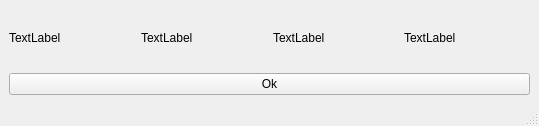
<?xml version="1.0" encoding="UTF-8"?>
<ui version="4.0">
 <class>Work</class>
 <widget class="QMainWindow" name="Work">
  <property name="geometry">
   <rect>
    <x>0</x>
    <y>0</y>
    <width>539</width>
    <height>126</height>
   </rect>
  </property>
  <property name="windowTitle">
   <string>MainWindow</string>
  </property>
  <widget class="QWidget" name="centralwidget">
   <layout class="QVBoxLayout" name="verticalLayout_5">
    <item>
     <layout class="QHBoxLayout" name="horizontalLayout">
      <item>
       <layout class="QVBoxLayout" name="verticalLayout">
        <item>
         <widget class="QLabel" name="label">
          <property name="text">
           <string>TextLabel</string>
          </property>
         </widget>
        </item>
       </layout>
      </item>
      <item>
       <layout class="QVBoxLayout" name="verticalLayout_2">
        <item>
         <widget class="QLabel" name="label_2">
          <property name="text">
           <string>TextLabel</string>
          </property>
         </widget>
        </item>
       </layout>
      </item>
      <item>
       <layout class="QVBoxLayout" name="verticalLayout_3">
        <item>
         <widget class="QLabel" name="label_3">
          <property name="text">
           <string>TextLabel</string>
          </property>
         </widget>
        </item>
       </layout>
      </item>
      <item>
       <layout class="QVBoxLayout" name="verticalLayout_4">
        <item>
         <widget class="QLabel" name="label_4">
          <property name="text">
           <string>TextLabel</string>
          </property>
         </widget>
        </item>
       </layout>
      </item>
     </layout>
    </item>
    <item>
     <widget class="QPushButton" name="pushButton">
      <property name="text">
       <string>Ok</string>
      </property>
     </widget>
    </item>
   </layout>
  </widget>
  <widget class="QMenuBar" name="menubar">
   <property name="geometry">
    <rect>
     <x>0</x>
     <y>0</y>
     <width>539</width>
     <height>19</height>
    </rect>
   </property>
  </widget>
  <widget class="QStatusBar" name="statusbar"/>
 </widget>
 <resources/>
 <connections/>
</ui>
